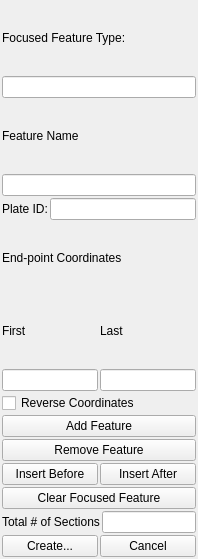
<ui version="4.0" >
 <class>BuildTopologyWidget</class>
 <widget class="QWidget" name="BuildTopologyWidget" >
  <property name="geometry" >
   <rect>
    <x>0</x>
    <y>0</y>
    <width>198</width>
    <height>559</height>
   </rect>
  </property>
  <property name="windowTitle" >
   <string>Form</string>
  </property>
  <layout class="QVBoxLayout" name="verticalLayout" >
   <property name="spacing" >
    <number>2</number>
   </property>
   <property name="margin" >
    <number>2</number>
   </property>
   <item>
    <widget class="QLabel" name="label_type" >
     <property name="text" >
      <string>Focused Feature Type:</string>
     </property>
     <property name="buddy" >
      <cstring>lineedit_type</cstring>
     </property>
    </widget>
   </item>
   <item>
    <widget class="QLineEdit" name="lineedit_type" >
     <property name="toolTip" >
      <string>The type of the currently focused feature.</string>
     </property>
     <property name="whatsThis" >
      <string>The type of the currently focused feature.</string>
     </property>
     <property name="readOnly" >
      <bool>true</bool>
     </property>
    </widget>
   </item>
   <item>
    <widget class="QLabel" name="label_name" >
     <property name="text" >
      <string>Feature Name</string>
     </property>
     <property name="buddy" >
      <cstring>lineedit_name</cstring>
     </property>
    </widget>
   </item>
   <item>
    <widget class="QLineEdit" name="lineedit_name" >
     <property name="toolTip" >
      <string>The name of the currently focused feature.</string>
     </property>
     <property name="whatsThis" >
      <string>The name of the currently focused feature.</string>
     </property>
     <property name="readOnly" >
      <bool>true</bool>
     </property>
    </widget>
   </item>
   <item>
    <layout class="QHBoxLayout" name="horizontalLayout_2" >
     <item>
      <widget class="QLabel" name="label_plate_id" >
       <property name="text" >
        <string>Plate ID:</string>
       </property>
       <property name="buddy" >
        <cstring>lineedit_plate_id</cstring>
       </property>
      </widget>
     </item>
     <item>
      <widget class="QLineEdit" name="lineedit_plate_id" >
       <property name="toolTip" >
        <string>The plate id of the currently focused feature</string>
       </property>
       <property name="whatsThis" >
        <string>The plate id of the currently focused feature</string>
       </property>
       <property name="readOnly" >
        <bool>true</bool>
       </property>
      </widget>
     </item>
    </layout>
   </item>
   <item>
    <widget class="QLabel" name="label_coordinates" >
     <property name="text" >
      <string>End-point Coordinates</string>
     </property>
    </widget>
   </item>
   <item>
    <layout class="QHBoxLayout" name="layout_coordinates_labels" >
     <item>
      <widget class="QLabel" name="label_first" >
       <property name="text" >
        <string>First</string>
       </property>
      </widget>
     </item>
     <item>
      <widget class="QLabel" name="label_last" >
       <property name="text" >
        <string>Last</string>
       </property>
      </widget>
     </item>
    </layout>
   </item>
   <item>
    <layout class="QHBoxLayout" name="layout_coordinates" >
     <item>
      <widget class="QLineEdit" name="lineedit_first" >
       <property name="toolTip" >
        <string>The first coordinate of the currently focused feature</string>
       </property>
       <property name="whatsThis" >
        <string>The first coordinate of the currently focused feature</string>
       </property>
       <property name="readOnly" >
        <bool>true</bool>
       </property>
      </widget>
     </item>
     <item>
      <widget class="QLineEdit" name="lineedit_last" >
       <property name="toolTip" >
        <string>The last coordinate of the currently focused feature</string>
       </property>
       <property name="whatsThis" >
        <string>The last coordinate of the currently focused feature</string>
       </property>
       <property name="readOnly" >
        <bool>true</bool>
       </property>
      </widget>
     </item>
    </layout>
   </item>
   <item>
    <widget class="QCheckBox" name="checkbox_reverse" >
     <property name="toolTip" >
      <string>Check this box to Reverse the coodinates of this section</string>
     </property>
     <property name="statusTip" >
      <string>Check this box to Reverse the coodinates of this section</string>
     </property>
     <property name="whatsThis" >
      <string>Check this box to Reverse the coodinates of this section</string>
     </property>
     <property name="text" >
      <string>Reverse Coordinates</string>
     </property>
    </widget>
   </item>
   <item>
    <widget class="QPushButton" name="button_add_feature" >
     <property name="toolTip" >
      <string>Add the focused feature to the Topology Sections table.</string>
     </property>
     <property name="statusTip" >
      <string>Add the focused feature to the Topology Sections table.</string>
     </property>
     <property name="whatsThis" >
      <string>Add the focused feature to the Topology Sections table.</string>
     </property>
     <property name="text" >
      <string>Add Feature</string>
     </property>
    </widget>
   </item>
   <item>
    <widget class="QPushButton" name="button_remove_feature" >
     <property name="toolTip" >
      <string>Remove the focused feature from the Topology Sections table.</string>
     </property>
     <property name="statusTip" >
      <string>Remove the focused feature from the Topology Sections table.</string>
     </property>
     <property name="whatsThis" >
      <string>Remove the focused feature from the Topology Sections table.</string>
     </property>
     <property name="text" >
      <string>Remove Feature</string>
     </property>
    </widget>
   </item>
   <item>
    <layout class="QHBoxLayout" name="layout_insert" >
     <item>
      <widget class="QPushButton" name="button_insert_before" >
       <property name="toolTip" >
        <string>Set the focused feature as the insert spot;  Then click on a different feature to be inserted before this spot.</string>
       </property>
       <property name="statusTip" >
        <string>Set the focused feature as the insert spot;  Then click on a different feature to be inserted before this spot.</string>
       </property>
       <property name="whatsThis" >
        <string>Set the focused feature as the insert spot;  Then click on a different feature to be inserted before this spot.</string>
       </property>
       <property name="text" >
        <string>Insert Before</string>
       </property>
      </widget>
     </item>
     <item>
      <widget class="QPushButton" name="button_insert_after" >
       <property name="toolTip" >
        <string comment="ttc" >Set the focused feature as the insert spot;  Then click on a different feature to be inserted after this spot.</string>
       </property>
       <property name="statusTip" >
        <string comment="stc" >Set the focused feature as the insert spot;  Then click on a different feature to be inserted after this spot.</string>
       </property>
       <property name="whatsThis" >
        <string comment="wtc" >Set the focused feature as the insert spot;  Then click on a different feature to be inserted after this spot.</string>
       </property>
       <property name="text" >
        <string>Insert After</string>
       </property>
      </widget>
     </item>
    </layout>
   </item>
   <item>
    <widget class="QPushButton" name="button_clear_feature" >
     <property name="toolTip" >
      <string>Clear the focused feature; No change to Topology Sections or boundary.</string>
     </property>
     <property name="statusTip" >
      <string>Clear the focused feature; No change to Topology Sections or boundary.</string>
     </property>
     <property name="whatsThis" >
      <string>Clear the focused feature; No change to Topology Sections or boundary.</string>
     </property>
     <property name="text" >
      <string>Clear Focused Feature</string>
     </property>
    </widget>
   </item>
   <item>
    <layout class="QHBoxLayout" name="layout_num_sections" >
     <item>
      <widget class="QLabel" name="label_num_sections" >
       <property name="text" >
        <string>Total # of Sections</string>
       </property>
      </widget>
     </item>
     <item>
      <widget class="QLineEdit" name="lineedit_num_sections" >
       <property name="toolTip" >
        <string>Shows the number of sections in the topology.</string>
       </property>
       <property name="whatsThis" >
        <string>Shows the number of sections in the topology.</string>
       </property>
       <property name="readOnly" >
        <bool>true</bool>
       </property>
      </widget>
     </item>
    </layout>
   </item>
   <item>
    <layout class="QHBoxLayout" name="layout_finalizers" >
     <item>
      <widget class="QPushButton" name="button_apply" >
       <property name="toolTip" >
        <string>Create the Topology Feature with boundary defined in Sections table</string>
       </property>
       <property name="statusTip" >
        <string>Create the Topology Feature with boundary defined in Sections table</string>
       </property>
       <property name="whatsThis" >
        <string>Create the Topology Feature with boundary defined in Sections table</string>
       </property>
       <property name="text" >
        <string>Create...</string>
       </property>
      </widget>
     </item>
     <item>
      <widget class="QPushButton" name="button_cancel" >
       <property name="toolTip" >
        <string>Cancel the edit or creation of this topology.</string>
       </property>
       <property name="statusTip" >
        <string>Cancel the edit or creation of this topology.</string>
       </property>
       <property name="whatsThis" >
        <string>Cancel the edit or creation of this topology.</string>
       </property>
       <property name="text" >
        <string>Cancel</string>
       </property>
      </widget>
     </item>
    </layout>
   </item>
  </layout>
 </widget>
 <resources/>
 <connections/>
</ui>
